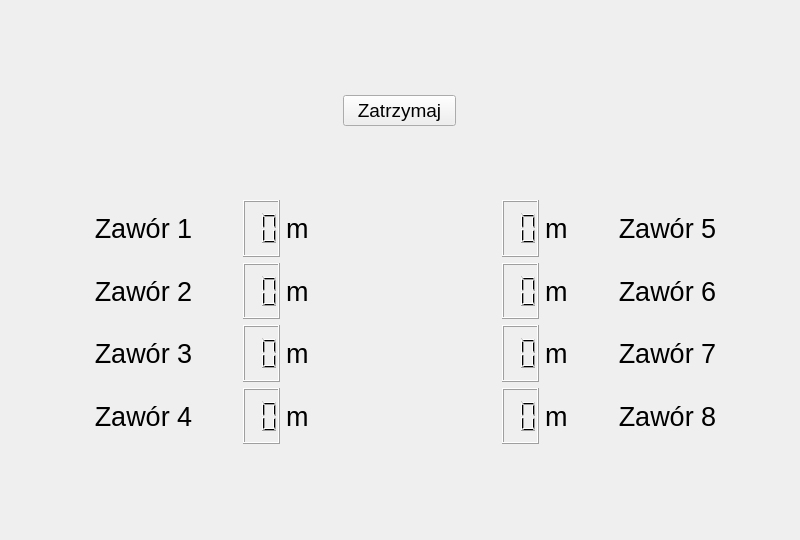
<?xml version="1.0" encoding="UTF-8"?>
<ui version="4.0">
 <class>StatusForm</class>
 <widget class="QWidget" name="StatusForm">
  <property name="geometry">
   <rect>
    <x>0</x>
    <y>0</y>
    <width>800</width>
    <height>540</height>
   </rect>
  </property>
  <property name="windowTitle">
   <string>Form</string>
  </property>
  <widget class="QWidget" name="gridLayoutWidget">
   <property name="geometry">
    <rect>
     <x>50</x>
     <y>180</y>
     <width>711</width>
     <height>264</height>
    </rect>
   </property>
   <layout class="QGridLayout" name="gridLayout">
    <item row="2" column="0">
     <spacer name="horizontalSpacer">
      <property name="orientation">
       <enum>Qt::Horizontal</enum>
      </property>
      <property name="sizeHint" stdset="0">
       <size>
        <width>40</width>
        <height>20</height>
       </size>
      </property>
     </spacer>
    </item>
    <item row="7" column="4">
     <widget class="QLCDNumber" name="lcdNumber_7">
      <property name="digitCount">
       <number>2</number>
      </property>
     </widget>
    </item>
    <item row="2" column="3">
     <spacer name="horizontalSpacer_4">
      <property name="orientation">
       <enum>Qt::Horizontal</enum>
      </property>
      <property name="sizeHint" stdset="0">
       <size>
        <width>40</width>
        <height>20</height>
       </size>
      </property>
     </spacer>
    </item>
    <item row="7" column="0">
     <widget class="QLabel" name="label_3">
      <property name="font">
       <font>
        <pointsize>20</pointsize>
       </font>
      </property>
      <property name="text">
       <string>Zawór 3</string>
      </property>
      <property name="alignment">
       <set>Qt::AlignCenter</set>
      </property>
     </widget>
    </item>
    <item row="8" column="0">
     <widget class="QLabel" name="label_4">
      <property name="font">
       <font>
        <pointsize>20</pointsize>
       </font>
      </property>
      <property name="text">
       <string>Zawór 4</string>
      </property>
      <property name="alignment">
       <set>Qt::AlignCenter</set>
      </property>
     </widget>
    </item>
    <item row="5" column="6">
     <widget class="QLabel" name="label_6">
      <property name="font">
       <font>
        <pointsize>20</pointsize>
       </font>
      </property>
      <property name="text">
       <string>Zawór 6</string>
      </property>
      <property name="alignment">
       <set>Qt::AlignCenter</set>
      </property>
     </widget>
    </item>
    <item row="8" column="1">
     <widget class="QLCDNumber" name="lcdNumber_4">
      <property name="digitCount">
       <number>2</number>
      </property>
     </widget>
    </item>
    <item row="5" column="0">
     <widget class="QLabel" name="label_2">
      <property name="font">
       <font>
        <pointsize>20</pointsize>
       </font>
      </property>
      <property name="text">
       <string>Zawór 2</string>
      </property>
      <property name="alignment">
       <set>Qt::AlignCenter</set>
      </property>
     </widget>
    </item>
    <item row="2" column="6">
     <spacer name="horizontalSpacer_5">
      <property name="orientation">
       <enum>Qt::Horizontal</enum>
      </property>
      <property name="sizeHint" stdset="0">
       <size>
        <width>40</width>
        <height>20</height>
       </size>
      </property>
     </spacer>
    </item>
    <item row="3" column="0">
     <widget class="QLabel" name="label_1">
      <property name="font">
       <font>
        <pointsize>20</pointsize>
       </font>
      </property>
      <property name="text">
       <string>Zawór 1</string>
      </property>
      <property name="alignment">
       <set>Qt::AlignCenter</set>
      </property>
     </widget>
    </item>
    <item row="3" column="6">
     <widget class="QLabel" name="label_5">
      <property name="font">
       <font>
        <pointsize>20</pointsize>
       </font>
      </property>
      <property name="layoutDirection">
       <enum>Qt::LeftToRight</enum>
      </property>
      <property name="text">
       <string>Zawór 5</string>
      </property>
      <property name="alignment">
       <set>Qt::AlignCenter</set>
      </property>
     </widget>
    </item>
    <item row="5" column="4">
     <widget class="QLCDNumber" name="lcdNumber_6">
      <property name="digitCount">
       <number>2</number>
      </property>
     </widget>
    </item>
    <item row="8" column="4">
     <widget class="QLCDNumber" name="lcdNumber_8">
      <property name="digitCount">
       <number>2</number>
      </property>
     </widget>
    </item>
    <item row="3" column="4">
     <widget class="QLCDNumber" name="lcdNumber_5">
      <property name="digitCount">
       <number>2</number>
      </property>
     </widget>
    </item>
    <item row="7" column="6">
     <widget class="QLabel" name="label_7">
      <property name="font">
       <font>
        <pointsize>20</pointsize>
       </font>
      </property>
      <property name="text">
       <string>Zawór 7</string>
      </property>
      <property name="alignment">
       <set>Qt::AlignCenter</set>
      </property>
     </widget>
    </item>
    <item row="5" column="1">
     <widget class="QLCDNumber" name="lcdNumber_2">
      <property name="digitCount">
       <number>2</number>
      </property>
     </widget>
    </item>
    <item row="7" column="1">
     <widget class="QLCDNumber" name="lcdNumber_3">
      <property name="digitCount">
       <number>2</number>
      </property>
     </widget>
    </item>
    <item row="3" column="1">
     <widget class="QLCDNumber" name="lcdNumber_1">
      <property name="digitCount">
       <number>2</number>
      </property>
     </widget>
    </item>
    <item row="8" column="2">
     <widget class="QLabel" name="timelabel_4">
      <property name="font">
       <font>
        <pointsize>20</pointsize>
       </font>
      </property>
      <property name="text">
       <string>m</string>
      </property>
     </widget>
    </item>
    <item row="7" column="2">
     <widget class="QLabel" name="timelabel_3">
      <property name="font">
       <font>
        <pointsize>20</pointsize>
       </font>
      </property>
      <property name="text">
       <string>m</string>
      </property>
     </widget>
    </item>
    <item row="5" column="2">
     <widget class="QLabel" name="timelabel_2">
      <property name="font">
       <font>
        <pointsize>20</pointsize>
       </font>
      </property>
      <property name="text">
       <string>m</string>
      </property>
     </widget>
    </item>
    <item row="3" column="2">
     <widget class="QLabel" name="timelabel_1">
      <property name="font">
       <font>
        <pointsize>20</pointsize>
       </font>
      </property>
      <property name="text">
       <string>m</string>
      </property>
     </widget>
    </item>
    <item row="8" column="6">
     <widget class="QLabel" name="label_8">
      <property name="font">
       <font>
        <pointsize>20</pointsize>
       </font>
      </property>
      <property name="text">
       <string>Zawór 8</string>
      </property>
      <property name="alignment">
       <set>Qt::AlignCenter</set>
      </property>
     </widget>
    </item>
    <item row="3" column="5">
     <widget class="QLabel" name="timelabel_5">
      <property name="font">
       <font>
        <pointsize>20</pointsize>
       </font>
      </property>
      <property name="text">
       <string>m</string>
      </property>
     </widget>
    </item>
    <item row="5" column="5">
     <widget class="QLabel" name="timelabel_6">
      <property name="font">
       <font>
        <pointsize>20</pointsize>
       </font>
      </property>
      <property name="text">
       <string>m</string>
      </property>
     </widget>
    </item>
    <item row="7" column="5">
     <widget class="QLabel" name="timelabel_7">
      <property name="font">
       <font>
        <pointsize>20</pointsize>
       </font>
      </property>
      <property name="text">
       <string>m</string>
      </property>
     </widget>
    </item>
    <item row="8" column="5">
     <widget class="QLabel" name="timelabel_8">
      <property name="font">
       <font>
        <pointsize>20</pointsize>
       </font>
      </property>
      <property name="text">
       <string>m</string>
      </property>
     </widget>
    </item>
   </layout>
  </widget>
  <widget class="QWidget" name="horizontalLayoutWidget_2">
   <property name="geometry">
    <rect>
     <x>9</x>
     <y>80</y>
     <width>781</width>
     <height>61</height>
    </rect>
   </property>
   <layout class="QHBoxLayout" name="horizontalLayout_2">
    <item>
     <spacer name="horizontalSpacer_2">
      <property name="orientation">
       <enum>Qt::Horizontal</enum>
      </property>
      <property name="sizeHint" stdset="0">
       <size>
        <width>40</width>
        <height>20</height>
       </size>
      </property>
     </spacer>
    </item>
    <item>
     <widget class="QPushButton" name="stopAllButton">
      <property name="font">
       <font>
        <pointsize>14</pointsize>
       </font>
      </property>
      <property name="text">
       <string>  Zatrzymaj  </string>
      </property>
     </widget>
    </item>
    <item>
     <spacer name="horizontalSpacer_7">
      <property name="orientation">
       <enum>Qt::Horizontal</enum>
      </property>
      <property name="sizeHint" stdset="0">
       <size>
        <width>40</width>
        <height>20</height>
       </size>
      </property>
     </spacer>
    </item>
   </layout>
  </widget>
 </widget>
 <resources/>
 <connections/>
 <slots>
  <slot>updateV1Time(int)</slot>
  <slot>updateV2Time(int)</slot>
  <slot>updateV3Time(int)</slot>
  <slot>updateV4Time(int)</slot>
  <slot>updateV5Time(int)</slot>
  <slot>updateV6Time(int)</slot>
  <slot>updateV7Time(int)</slot>
  <slot>updateV8Time(int)</slot>
 </slots>
</ui>
